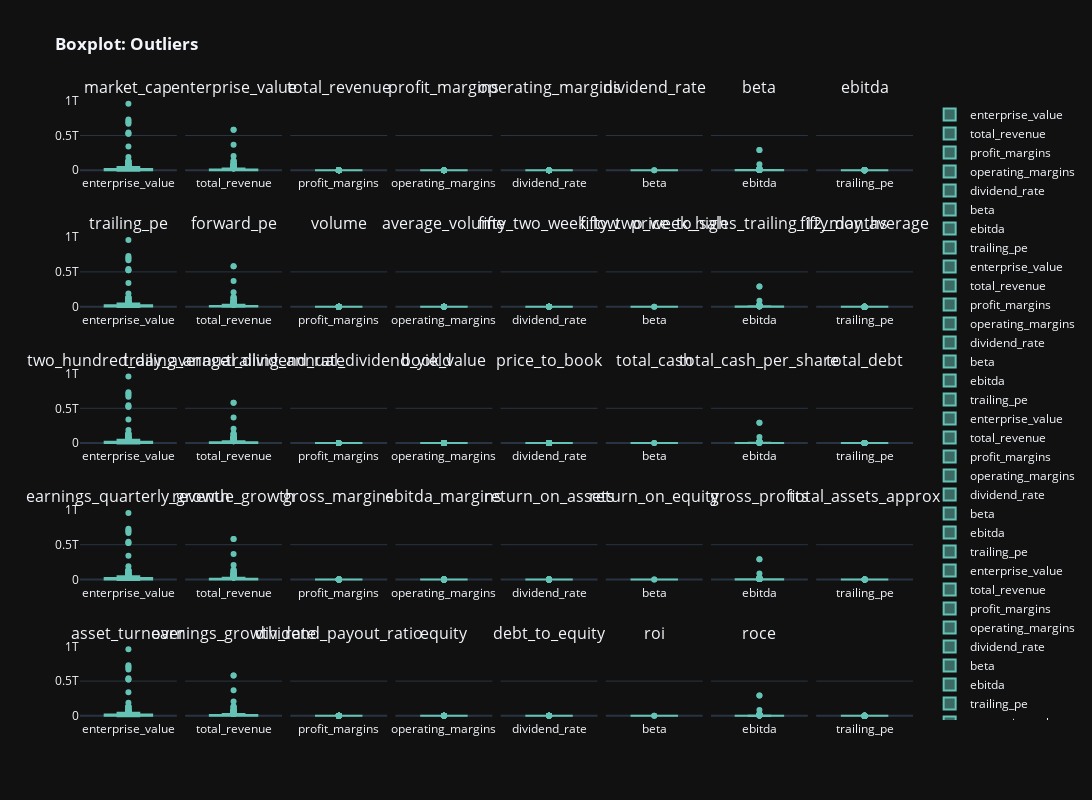

The code cell stored with this chart in its notebook:
### Markdown cell above
#### Outliers

### Code cell
df = df_fundamentals_book.select_dtypes(include=["float64"])
fig = sp.make_subplots(rows=5, cols=8, subplot_titles=df.columns, shared_yaxes=True, horizontal_spacing=0.01, vertical_spacing=0.1)

for row in range(1, 6):

    for col in range(1, 9):

        col_name = df.columns[col]

        trace = go.Box(y=df[col_name], name=col_name, marker=dict(color='rgb(100, 195, 181)'))

        fig.add_trace(trace, row=row, col=col)

fig.update_layout(title_text="<b>Boxplot: Outliers", height=800, width=2500, template="plotly_dark")

fig.show()

### Figure 1 — Plotly figure (JSON) as saved in the notebook; plotly's stock layout.template omitted (floating-point values rounded to 4 significant figures; data arrays with more than 128 entries replaced by an {"elided": "..."} marker saying what was removed)
{"data": [{"marker": {"color": "rgb(100, 195, 181)"}, "name": "enterprise_value", "type": "box", "xaxis": "x", "y": {"elided": "291 int values"}, "yaxis": "y"}, {"marker": {"color": "rgb(100, 195, 181)"}, "name": "total_revenue", "type": "box", "xaxis": "x2", "y": {"elided": "291 int values"}, "yaxis": "y2"}, {"marker": {"color": "rgb(100, 195, 181)"}, "name": "profit_margins", "type": "box", "xaxis": "x3", "y": {"elided": "291 float values"}, "yaxis": "y3"}, {"marker": {"color": "rgb(100, 195, 181)"}, "name": "operating_margins", "type": "box", "xaxis": "x4", "y": {"elided": "291 float values"}, "yaxis": "y4"}, {"marker": {"color": "rgb(100, 195, 181)"}, "name": "dividend_rate", "type": "box", "xaxis": "x5", "y": {"elided": "291 float values"}, "yaxis": "y5"}, {"marker": {"color": "rgb(100, 195, 181)"}, "name": "beta", "type": "box", "xaxis": "x6", "y": {"elided": "291 float values"}, "yaxis": "y6"}, {"marker": {"color": "rgb(100, 195, 181)"}, "name": "ebitda", "type": "box", "xaxis": "x7", "y": {"elided": "291 int values"}, "yaxis": "y7"}, {"marker": {"color": "rgb(100, 195, 181)"}, "name": "trailing_pe", "type": "box", "xaxis": "x8", "y": {"elided": "291 float values"}, "yaxis": "y8"}, {"marker": {"color": "rgb(100, 195, 181)"}, "name": "enterprise_value", "type": "box", "xaxis": "x9", "y": {"elided": "291 int values"}, "yaxis": "y9"}, {"marker": {"color": "rgb(100, 195, 181)"}, "name": "total_revenue", "type": "box", "xaxis": "x10", "y": {"elided": "291 int values"}, "yaxis": "y10"}, {"marker": {"color": "rgb(100, 195, 181)"}, "name": "profit_margins", "type": "box", "xaxis": "x11", "y": {"elided": "291 float values"}, "yaxis": "y11"}, {"marker": {"color": "rgb(100, 195, 181)"}, "name": "operating_margins", "type": "box", "xaxis": "x12", "y": {"elided": "291 float values"}, "yaxis": "y12"}, {"marker": {"color": "rgb(100, 195, 181)"}, "name": "dividend_rate", "type": "box", "xaxis": "x13", "y": {"elided": "291 float values"}, "yaxis": "y13"}, {"marker": {"color": "rgb(100, 195, 181)"}, "name": "beta", "type": "box", "xaxis": "x14", "y": {"elided": "291 float values"}, "yaxis": "y14"}, {"marker": {"color": "rgb(100, 195, 181)"}, "name": "ebitda", "type": "box", "xaxis": "x15", "y": {"elided": "291 int values"}, "yaxis": "y15"}, {"marker": {"color": "rgb(100, 195, 181)"}, "name": "trailing_pe", "type": "box", "xaxis": "x16", "y": {"elided": "291 float values"}, "yaxis": "y16"}, {"marker": {"color": "rgb(100, 195, 181)"}, "name": "enterprise_value", "type": "box", "xaxis": "x17", "y": {"elided": "291 int values"}, "yaxis": "y17"}, {"marker": {"color": "rgb(100, 195, 181)"}, "name": "total_revenue", "type": "box", "xaxis": "x18", "y": {"elided": "291 int values"}, "yaxis": "y18"}, {"marker": {"color": "rgb(100, 195, 181)"}, "name": "profit_margins", "type": "box", "xaxis": "x19", "y": {"elided": "291 float values"}, "yaxis": "y19"}, {"marker": {"color": "rgb(100, 195, 181)"}, "name": "operating_margins", "type": "box", "xaxis": "x20", "y": {"elided": "291 float values"}, "yaxis": "y20"}, {"marker": {"color": "rgb(100, 195, 181)"}, "name": "dividend_rate", "type": "box", "xaxis": "x21", "y": {"elided": "291 float values"}, "yaxis": "y21"}, {"marker": {"color": "rgb(100, 195, 181)"}, "name": "beta", "type": "box", "xaxis": "x22", "y": {"elided": "291 float values"}, "yaxis": "y22"}, {"marker": {"color": "rgb(100, 195, 181)"}, "name": "ebitda", "type": "box", "xaxis": "x23", "y": {"elided": "291 int values"}, "yaxis": "y23"}, {"marker": {"color": "rgb(100, 195, 181)"}, "name": "trailing_pe", "type": "box", "xaxis": "x24", "y": {"elided": "291 float values"}, "yaxis": "y24"}, {"marker": {"color": "rgb(100, 195, 181)"}, "name": "enterprise_value", "type": "box", "xaxis": "x25", "y": {"elided": "291 int values"}, "yaxis": "y25"}, {"marker": {"color": "rgb(100, 195, 181)"}, "name": "total_revenue", "type": "box", "xaxis": "x26", "y": {"elided": "291 int values"}, "yaxis": "y26"}, {"marker": {"color": "rgb(100, 195, 181)"}, "name": "profit_margins", "type": "box", "xaxis": "x27", "y": {"elided": "291 float values"}, "yaxis": "y27"}, {"marker": {"color": "rgb(100, 195, 181)"}, "name": "operating_margins", "type": "box", "xaxis": "x28", "y": {"elided": "291 float values"}, "yaxis": "y28"}, {"marker": {"color": "rgb(100, 195, 181)"}, "name": "dividend_rate", "type": "box", "xaxis": "x29", "y": {"elided": "291 float values"}, "yaxis": "y29"}, {"marker": {"color": "rgb(100, 195, 181)"}, "name": "beta", "type": "box", "xaxis": "x30", "y": {"elided": "291 float values"}, "yaxis": "y30"}, {"marker": {"color": "rgb(100, 195, 181)"}, "name": "ebitda", "type": "box", "xaxis": "x31", "y": {"elided": "291 int values"}, "yaxis": "y31"}, {"marker": {"color": "rgb(100, 195, 181)"}, "name": "trailing_pe", "type": "box", "xaxis": "x32", "y": {"elided": "291 float values"}, "yaxis": "y32"}, {"marker": {"color": "rgb(100, 195, 181)"}, "name": "enterprise_value", "type": "box", "xaxis": "x33", "y": {"elided": "291 int values"}, "yaxis": "y33"}, {"marker": {"color": "rgb(100, 195, 181)"}, "name": "total_revenue", "type": "box", "xaxis": "x34", "y": {"elided": "291 int values"}, "yaxis": "y34"}, {"marker": {"color": "rgb(100, 195, 181)"}, "name": "profit_margins", "type": "box", "xaxis": "x35", "y": {"elided": "291 float values"}, "yaxis": "y35"}, {"marker": {"color": "rgb(100, 195, 181)"}, "name": "operating_margins", "type": "box", "xaxis": "x36", "y": {"elided": "291 float values"}, "yaxis": "y36"}, {"marker": {"color": "rgb(100, 195, 181)"}, "name": "dividend_rate", "type": "box", "xaxis": "x37", "y": {"elided": "291 float values"}, "yaxis": "y37"}, {"marker": {"color": "rgb(100, 195, 181)"}, "name": "beta", "type": "box", "xaxis": "x38", "y": {"elided": "291 float values"}, "yaxis": "y38"}, {"marker": {"color": "rgb(100, 195, 181)"}, "name": "ebitda", "type": "box", "xaxis": "x39", "y": {"elided": "291 int values"}, "yaxis": "y39"}, {"marker": {"color": "rgb(100, 195, 181)"}, "name": "trailing_pe", "type": "box", "xaxis": "x40", "y": {"elided": "291 float values"}, "yaxis": "y40"}], "layout": {"annotations": [{"font": {"size": 16}, "showarrow": false, "text": "market_cap", "x": 0.05812, "xanchor": "center", "xref": "paper", "y": 1, "yanchor": "bottom", "yref": "paper"}, {"font": {"size": 16}, "showarrow": false, "text": "enterprise_value", "x": 0.1844, "xanchor": "center", "xref": "paper", "y": 1, "yanchor": "bottom", "yref": "paper"}, {"font": {"size": 16}, "showarrow": false, "text": "total_revenue", "x": 0.3106, "xanchor": "center", "xref": "paper", "y": 1, "yanchor": "bottom", "yref": "paper"}, {"font": {"size": 16}, "showarrow": false, "text": "profit_margins", "x": 0.4369, "xanchor": "center", "xref": "paper", "y": 1, "yanchor": "bottom", "yref": "paper"}, {"font": {"size": 16}, "showarrow": false, "text": "operating_margins", "x": 0.5631, "xanchor": "center", "xref": "paper", "y": 1, "yanchor": "bottom", "yref": "paper"}, {"font": {"size": 16}, "showarrow": false, "text": "dividend_rate", "x": 0.6894, "xanchor": "center", "xref": "paper", "y": 1, "yanchor": "bottom", "yref": "paper"}, {"font": {"size": 16}, "showarrow": false, "text": "beta", "x": 0.8156, "xanchor": "center", "xref": "paper", "y": 1, "yanchor": "bottom", "yref": "paper"}, {"font": {"size": 16}, "showarrow": false, "text": "ebitda", "x": 0.9419, "xanchor": "center", "xref": "paper", "y": 1, "yanchor": "bottom", "yref": "paper"}, {"font": {"size": 16}, "showarrow": false, "text": "trailing_pe", "x": 0.05812, "xanchor": "center", "xref": "paper", "y": 0.78, "yanchor": "bottom", "yref": "paper"}, {"font": {"size": 16}, "showarrow": false, "text": "forward_pe", "x": 0.1844, "xanchor": "center", "xref": "paper", "y": 0.78, "yanchor": "bottom", "yref": "paper"}, {"font": {"size": 16}, "showarrow": false, "text": "volume", "x": 0.3106, "xanchor": "center", "xref": "paper", "y": 0.78, "yanchor": "bottom", "yref": "paper"}, {"font": {"size": 16}, "showarrow": false, "text": "average_volume", "x": 0.4369, "xanchor": "center", "xref": "paper", "y": 0.78, "yanchor": "bottom", "yref": "paper"}, {"font": {"size": 16}, "showarrow": false, "text": "fifty_two_week_low", "x": 0.5631, "xanchor": "center", "xref": "paper", "y": 0.78, "yanchor": "bottom", "yref": "paper"}, {"font": {"size": 16}, "showarrow": false, "text": "fifty_two_week_high", "x": 0.6894, "xanchor": "center", "xref": "paper", "y": 0.78, "yanchor": "bottom", "yref": "paper"}, {"font": {"size": 16}, "showarrow": false, "text": "price_to_sales_trailing_12_months", "x": 0.8156, "xanchor": "center", "xref": "paper", "y": 0.78, "yanchor": "bottom", "yref": "paper"}, {"font": {"size": 16}, "showarrow": false, "text": "fifty_day_average", "x": 0.9419, "xanchor": "center", "xref": "paper", "y": 0.78, "yanchor": "bottom", "yref": "paper"}, {"font": {"size": 16}, "showarrow": false, "text": "two_hundred_day_average", "x": 0.05812, "xanchor": "center", "xref": "paper", "y": 0.56, "yanchor": "bottom", "yref": "paper"}, {"font": {"size": 16}, "showarrow": false, "text": "trailing_annual_dividend_rate", "x": 0.1844, "xanchor": "center", "xref": "paper", "y": 0.56, "yanchor": "bottom", "yref": "paper"}, {"font": {"size": 16}, "showarrow": false, "text": "trailing_annual_dividend_yield", "x": 0.3106, "xanchor": "center", "xref": "paper", "y": 0.56, "yanchor": "bottom", "yref": "paper"}, {"font": {"size": 16}, "showarrow": false, "text": "book_value", "x": 0.4369, "xanchor": "center", "xref": "paper", "y": 0.56, "yanchor": "bottom", "yref": "paper"}, {"font": {"size": 16}, "showarrow": false, "text": "price_to_book", "x": 0.5631, "xanchor": "center", "xref": "paper", "y": 0.56, "yanchor": "bottom", "yref": "paper"}, {"font": {"size": 16}, "showarrow": false, "text": "total_cash", "x": 0.6894, "xanchor": "center", "xref": "paper", "y": 0.56, "yanchor": "bottom", "yref": "paper"}, {"font": {"size": 16}, "showarrow": false, "text": "total_cash_per_share", "x": 0.8156, "xanchor": "center", "xref": "paper", "y": 0.56, "yanchor": "bottom", "yref": "paper"}, {"font": {"size": 16}, "showarrow": false, "text": "total_debt", "x": 0.9419, "xanchor": "center", "xref": "paper", "y": 0.56, "yanchor": "bottom", "yref": "paper"}, {"font": {"size": 16}, "showarrow": false, "text": "earnings_quarterly_growth", "x": 0.05812, "xanchor": "center", "xref": "paper", "y": 0.34, "yanchor": "bottom", "yref": "paper"}, {"font": {"size": 16}, "showarrow": false, "text": "revenue_growth", "x": 0.1844, "xanchor": "center", "xref": "paper", "y": 0.34, "yanchor": "bottom", "yref": "paper"}, {"font": {"size": 16}, "showarrow": false, "text": "gross_margins", "x": 0.3106, "xanchor": "center", "xref": "paper", "y": 0.34, "yanchor": "bottom", "yref": "paper"}, {"font": {"size": 16}, "showarrow": false, "text": "ebitda_margins", "x": 0.4369, "xanchor": "center", "xref": "paper", "y": 0.34, "yanchor": "bottom", "yref": "paper"}, {"font": {"size": 16}, "showarrow": false, "text": "return_on_assets", "x": 0.5631, "xanchor": "center", "xref": "paper", "y": 0.34, "yanchor": "bottom", "yref": "paper"}, {"font": {"size": 16}, "showarrow": false, "text": "return_on_equity", "x": 0.6894, "xanchor": "center", "xref": "paper", "y": 0.34, "yanchor": "bottom", "yref": "paper"}, {"font": {"size": 16}, "showarrow": false, "text": "gross_profits", "x": 0.8156, "xanchor": "center", "xref": "paper", "y": 0.34, "yanchor": "bottom", "yref": "paper"}, {"font": {"size": 16}, "showarrow": false, "text": "total_assets_approx", "x": 0.9419, "xanchor": "center", "xref": "paper", "y": 0.34, "yanchor": "bottom", "yref": "paper"}, {"font": {"size": 16}, "showarrow": false, "text": "asset_turnover", "x": 0.05812, "xanchor": "center", "xref": "paper", "y": 0.12, "yanchor": "bottom", "yref": "paper"}, {"font": {"size": 16}, "showarrow": false, "text": "earnings_growth_rate", "x": 0.1844, "xanchor": "center", "xref": "paper", "y": 0.12, "yanchor": "bottom", "yref": "paper"}, {"font": {"size": 16}, "showarrow": false, "text": "dividend_payout_ratio", "x": 0.3106, "xanchor": "center", "xref": "paper", "y": 0.12, "yanchor": "bottom", "yref": "paper"}, {"font": {"size": 16}, "showarrow": false, "text": "equity", "x": 0.4369, "xanchor": "center", "xref": "paper", "y": 0.12, "yanchor": "bottom", "yref": "paper"}, {"font": {"size": 16}, "showarrow": false, "text": "debt_to_equity", "x": 0.5631, "xanchor": "center", "xref": "paper", "y": 0.12, "yanchor": "bottom", "yref": "paper"}, {"font": {"size": 16}, "showarrow": false, "text": "roi", "x": 0.6894, "xanchor": "center", "xref": "paper", "y": 0.12, "yanchor": "bottom", "yref": "paper"}, {"font": {"size": 16}, "showarrow": false, "text": "roce", "x": 0.8156, "xanchor": "center", "xref": "paper", "y": 0.12, "yanchor": "bottom", "yref": "paper"}], "height": 800, "title": {"text": "<b>Boxplot: Outliers"}, "width": 2500, "xaxis": {"anchor": "y", "domain": [0, 0.1162]}, "xaxis10": {"anchor": "y10", "domain": [0.1263, 0.2425]}, "xaxis11": {"anchor": "y11", "domain": [0.2525, 0.3688]}, "xaxis12": {"anchor": "y12", "domain": [0.3788, 0.495]}, "xaxis13": {"anchor": "y13", "domain": [0.505, 0.6212]}, "xaxis14": {"anchor": "y14", "domain": [0.6312, 0.7475]}, "xaxis15": {"anchor": "y15", "domain": [0.7575, 0.8737]}, "xaxis16": {"anchor": "y16", "domain": [0.8837, 1.0]}, "xaxis17": {"anchor": "y17", "domain": [0, 0.1162]}, "xaxis18": {"anchor": "y18", "domain": [0.1263, 0.2425]}, "xaxis19": {"anchor": "y19", "domain": [0.2525, 0.3688]}, "xaxis2": {"anchor": "y2", "domain": [0.1263, 0.2425]}, "xaxis20": {"anchor": "y20", "domain": [0.3788, 0.495]}, "xaxis21": {"anchor": "y21", "domain": [0.505, 0.6212]}, "xaxis22": {"anchor": "y22", "domain": [0.6312, 0.7475]}, "xaxis23": {"anchor": "y23", "domain": [0.7575, 0.8737]}, "xaxis24": {"anchor": "y24", "domain": [0.8837, 1.0]}, "xaxis25": {"anchor": "y25", "domain": [0, 0.1162]}, "xaxis26": {"anchor": "y26", "domain": [0.1263, 0.2425]}, "xaxis27": {"anchor": "y27", "domain": [0.2525, 0.3688]}, "xaxis28": {"anchor": "y28", "domain": [0.3788, 0.495]}, "xaxis29": {"anchor": "y29", "domain": [0.505, 0.6212]}, "xaxis3": {"anchor": "y3", "domain": [0.2525, 0.3688]}, "xaxis30": {"anchor": "y30", "domain": [0.6312, 0.7475]}, "xaxis31": {"anchor": "y31", "domain": [0.7575, 0.8737]}, "xaxis32": {"anchor": "y32", "domain": [0.8837, 1.0]}, "xaxis33": {"anchor": "y33", "domain": [0, 0.1162]}, "xaxis34": {"anchor": "y34", "domain": [0.1263, 0.2425]}, "xaxis35": {"anchor": "y35", "domain": [0.2525, 0.3688]}, "xaxis36": {"anchor": "y36", "domain": [0.3788, 0.495]}, "xaxis37": {"anchor": "y37", "domain": [0.505, 0.6212]}, "xaxis38": {"anchor": "y38", "domain": [0.6312, 0.7475]}, "xaxis39": {"anchor": "y39", "domain": [0.7575, 0.8737]}, "xaxis4": {"anchor": "y4", "domain": [0.3788, 0.495]}, "xaxis40": {"anchor": "y40", "domain": [0.8837, 1.0]}, "xaxis5": {"anchor": "y5", "domain": [0.505, 0.6212]}, "xaxis6": {"anchor": "y6", "domain": [0.6312, 0.7475]}, "xaxis7": {"anchor": "y7", "domain": [0.7575, 0.8737]}, "xaxis8": {"anchor": "y8", "domain": [0.8837, 1.0]}, "xaxis9": {"anchor": "y9", "domain": [0, 0.1162]}, "yaxis": {"anchor": "x", "domain": [0.88, 1]}, "yaxis10": {"anchor": "x10", "domain": [0.66, 0.78], "matches": "y9", "showticklabels": false}, "yaxis11": {"anchor": "x11", "domain": [0.66, 0.78], "matches": "y9", "showticklabels": false}, "yaxis12": {"anchor": "x12", "domain": [0.66, 0.78], "matches": "y9", "showticklabels": false}, "yaxis13": {"anchor": "x13", "domain": [0.66, 0.78], "matches": "y9", "showticklabels": false}, "yaxis14": {"anchor": "x14", "domain": [0.66, 0.78], "matches": "y9", "showticklabels": false}, "yaxis15": {"anchor": "x15", "domain": [0.66, 0.78], "matches": "y9", "showticklabels": false}, "yaxis16": {"anchor": "x16", "domain": [0.66, 0.78], "matches": "y9", "showticklabels": false}, "yaxis17": {"anchor": "x17", "domain": [0.44, 0.56]}, "yaxis18": {"anchor": "x18", "domain": [0.44, 0.56], "matches": "y17", "showticklabels": false}, "yaxis19": {"anchor": "x19", "domain": [0.44, 0.56], "matches": "y17", "showticklabels": false}, "yaxis2": {"anchor": "x2", "domain": [0.88, 1], "matches": "y", "showticklabels": false}, "yaxis20": {"anchor": "x20", "domain": [0.44, 0.56], "matches": "y17", "showticklabels": false}, "yaxis21": {"anchor": "x21", "domain": [0.44, 0.56], "matches": "y17", "showticklabels": false}, "yaxis22": {"anchor": "x22", "domain": [0.44, 0.56], "matches": "y17", "showticklabels": false}, "yaxis23": {"anchor": "x23", "domain": [0.44, 0.56], "matches": "y17", "showticklabels": false}, "yaxis24": {"anchor": "x24", "domain": [0.44, 0.56], "matches": "y17", "showticklabels": false}, "yaxis25": {"anchor": "x25", "domain": [0.22, 0.34]}, "yaxis26": {"anchor": "x26", "domain": [0.22, 0.34], "matches": "y25", "showticklabels": false}, "yaxis27": {"anchor": "x27", "domain": [0.22, 0.34], "matches": "y25", "showticklabels": false}, "yaxis28": {"anchor": "x28", "domain": [0.22, 0.34], "matches": "y25", "showticklabels": false}, "yaxis29": {"anchor": "x29", "domain": [0.22, 0.34], "matches": "y25", "showticklabels": false}, "yaxis3": {"anchor": "x3", "domain": [0.88, 1], "matches": "y", "showticklabels": false}, "yaxis30": {"anchor": "x30", "domain": [0.22, 0.34], "matches": "y25", "showticklabels": false}, "yaxis31": {"anchor": "x31", "domain": [0.22, 0.34], "matches": "y25", "showticklabels": false}, "yaxis32": {"anchor": "x32", "domain": [0.22, 0.34], "matches": "y25", "showticklabels": false}, "yaxis33": {"anchor": "x33", "domain": [0, 0.12]}, "yaxis34": {"anchor": "x34", "domain": [0, 0.12], "matches": "y33", "showticklabels": false}, "yaxis35": {"anchor": "x35", "domain": [0, 0.12], "matches": "y33", "showticklabels": false}, "yaxis36": {"anchor": "x36", "domain": [0, 0.12], "matches": "y33", "showticklabels": false}, "yaxis37": {"anchor": "x37", "domain": [0, 0.12], "matches": "y33", "showticklabels": false}, "yaxis38": {"anchor": "x38", "domain": [0, 0.12], "matches": "y33", "showticklabels": false}, "yaxis39": {"anchor": "x39", "domain": [0, 0.12], "matches": "y33", "showticklabels": false}, "yaxis4": {"anchor": "x4", "domain": [0.88, 1], "matches": "y", "showticklabels": false}, "yaxis40": {"anchor": "x40", "domain": [0, 0.12], "matches": "y33", "showticklabels": false}, "yaxis5": {"anchor": "x5", "domain": [0.88, 1], "matches": "y", "showticklabels": false}, "yaxis6": {"anchor": "x6", "domain": [0.88, 1], "matches": "y", "showticklabels": false}, "yaxis7": {"anchor": "x7", "domain": [0.88, 1], "matches": "y", "showticklabels": false}, "yaxis8": {"anchor": "x8", "domain": [0.88, 1], "matches": "y", "showticklabels": false}, "yaxis9": {"anchor": "x9", "domain": [0.66, 0.78]}}}
